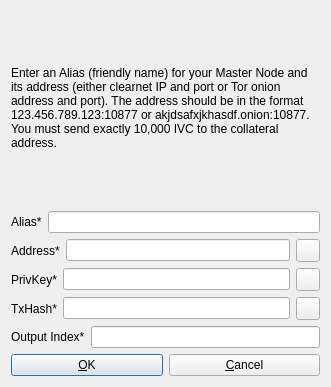
<?xml version="1.0" encoding="UTF-8"?>
<ui version="4.0">
 <class>AddEditAdrenalineNode</class>
 <widget class="QDialog" name="AddEditAdrenalineNode">
  <property name="geometry">
   <rect>
    <x>0</x>
    <y>0</y>
    <width>331</width>
    <height>387</height>
   </rect>
  </property>
  <property name="windowTitle">
   <string>Add/Edit Invoice-Coin Node</string>
  </property>
  <property name="styleSheet">
   <string notr="true"/>
  </property>
  <property name="modal">
   <bool>true</bool>
  </property>
  <layout class="QVBoxLayout" name="verticalLayout">
   <item>
    <widget class="QLabel" name="label_9">
     <property name="sizePolicy">
      <sizepolicy hsizetype="Preferred" vsizetype="Expanding">
       <horstretch>0</horstretch>
       <verstretch>0</verstretch>
      </sizepolicy>
     </property>
     <property name="text">
      <string>&lt;html&gt;&lt;head/&gt;&lt;body&gt;&lt;p&gt;Enter an Alias (friendly name) for your Master Node and its address (either clearnet IP and port or Tor onion address and port). The address should be in the format 123.456.789.123:10877 or akjdsafxjkhasdf.onion:10877. You must send exactly 10,000 IVC to the collateral address.&lt;/p&gt;&lt;/body&gt;&lt;/html&gt;</string>
     </property>
     <property name="wordWrap">
      <bool>true</bool>
     </property>
    </widget>
   </item>
   <item>
    <layout class="QHBoxLayout" name="horizontalLayout_4">
     <property name="bottomMargin">
      <number>0</number>
     </property>
     <item>
      <widget class="QLabel" name="label_4">
       <property name="text">
        <string>Alias*</string>
       </property>
      </widget>
     </item>
     <item>
      <widget class="QLineEdit" name="aliasLineEdit"/>
     </item>
    </layout>
   </item>
   <item>
    <layout class="QHBoxLayout" name="horizontalLayout_5">
     <property name="bottomMargin">
      <number>0</number>
     </property>
     <item>
      <widget class="QLabel" name="label_6">
       <property name="text">
        <string>Address*</string>
       </property>
      </widget>
     </item>
     <item>
      <widget class="QLineEdit" name="addressLineEdit"/>
     </item>
     <item>
      <widget class="QToolButton" name="AddEditAddressPasteButton">
       <property name="toolTip">
        <string>Paste address from clipboard</string>
       </property>
       <property name="text">
        <string/>
       </property>
       <property name="icon">
        <iconset resource="../bitcoin.qrc">
         <normaloff>:/icons/editpaste</normaloff>:/icons/editpaste</iconset>
       </property>
       <property name="shortcut">
        <string>Alt+P</string>
       </property>
      </widget>
     </item>
    </layout>
   </item>
   <item>
    <layout class="QHBoxLayout" name="horizontalLayout_3">
     <property name="bottomMargin">
      <number>0</number>
     </property>
     <item>
      <widget class="QLabel" name="label_5">
       <property name="text">
        <string>PrivKey*</string>
       </property>
      </widget>
     </item>
     <item>
      <widget class="QLineEdit" name="privkeyLineEdit"/>
     </item>
     <item>
      <widget class="QToolButton" name="AddEditPrivkeyPasteButton">
       <property name="toolTip">
        <string>Paste address from clipboard</string>
       </property>
       <property name="text">
        <string/>
       </property>
       <property name="icon">
        <iconset resource="../bitcoin.qrc">
         <normaloff>:/icons/editpaste</normaloff>:/icons/editpaste</iconset>
       </property>
       <property name="shortcut">
        <string>Alt+P</string>
       </property>
      </widget>
     </item>
    </layout>
   </item>
   <item>
    <layout class="QHBoxLayout" name="horizontalLayout_2">
     <property name="bottomMargin">
      <number>0</number>
     </property>
     <item>
      <widget class="QLabel" name="label_2">
       <property name="text">
        <string>TxHash*</string>
       </property>
      </widget>
     </item>
     <item>
      <widget class="QLineEdit" name="txhashLineEdit"/>
     </item>
     <item>
      <widget class="QToolButton" name="AddEditTxhashPasteButton">
       <property name="toolTip">
        <string>Paste address from clipboard</string>
       </property>
       <property name="text">
        <string/>
       </property>
       <property name="icon">
        <iconset resource="../bitcoin.qrc">
         <normaloff>:/icons/editpaste</normaloff>:/icons/editpaste</iconset>
       </property>
       <property name="shortcut">
        <string>Alt+P</string>
       </property>
      </widget>
     </item>
    </layout>
   </item>
   <item>
    <layout class="QHBoxLayout" name="horizontalLayout_8">
     <property name="bottomMargin">
      <number>0</number>
     </property>
     <item>
      <widget class="QLabel" name="label_8">
       <property name="text">
        <string>Output Index*</string>
       </property>
      </widget>
     </item>
     <item>
      <widget class="QLineEdit" name="outputindexLineEdit"/>
     </item>
    </layout>
   </item>
   <item>
    <layout class="QHBoxLayout" name="horizontalLayout_Buttons">
     <item>
      <widget class="QPushButton" name="okButton">
       <property name="text">
        <string>&amp;OK</string>
       </property>
      </widget>
     </item>
     <item>
      <widget class="QPushButton" name="cancelButton">
       <property name="text">
        <string>&amp;Cancel</string>
       </property>
       <property name="autoDefault">
        <bool>false</bool>
       </property>
      </widget>
     </item>
    </layout>
   </item>
  </layout>
 </widget>
 <resources>
  <include location="../bitcoin.qrc"/>
 </resources>
 <connections/>
</ui>
